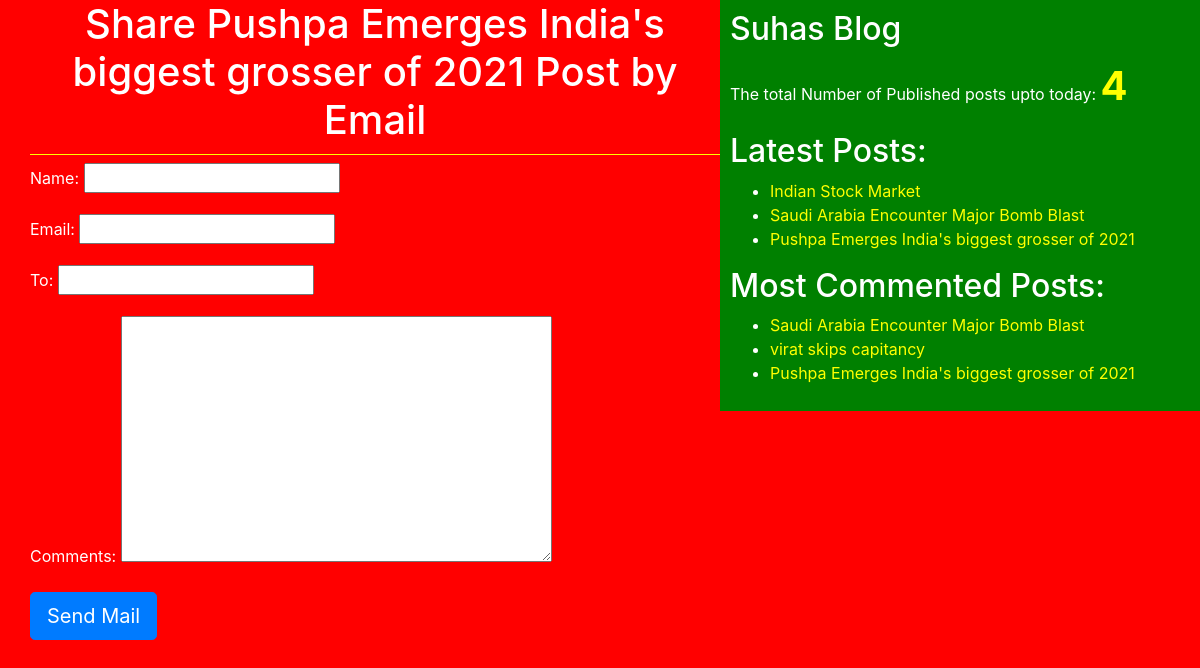
The app's page /2/share/ with its own data.
### testapp/models.py (models this page shows, shortened)
class Post(models.Model):
    STATUS_CHOICES=(('draft','Draft'),('published','Published'))
    title=models.CharField(max_length=250)
    slug=models.SlugField(max_length=400)
    author=models.ForeignKey(User,related_name='blog_posts',on_delete=models.CASCADE)
    body=models.TextField()
    publish=models.DateTimeField(default=timezone.now)
    created=models.DateTimeField(auto_now_add=True)
    updated=models.DateTimeField(auto_now=True)
    status=models.CharField(max_length=10,choices=STATUS_CHOICES,default='draft')
    tags=TaggableManager()
    class Meta:
        ordering=('-publish',)
    def get_absolute_url(self):
        return reverse('blog_detail',args=[self.publish.year,self.publish.strftime('%m'),self.publish.strftime('%d'),self.slug])

### testapp/views.py (the view)
# urls.py: re_path('(?P<id>\d+)/share/$', views.mail_send_view),
def mail_send_view(request,id):
    post=get_object_or_404(Post,id=id,status='published')
    sent=False
    if request.method=='POST':
        form=EmailSendForm(request.POST)
        if form.is_valid():
            cd=form.cleaned_data
            subject='{}({}) Recommends You to read "{}"'.format(cd['name'],cd['email'],post.title)
            post_url=request.build_absolute_uri(post.get_absolute_url())
            message='Read post at:\n {}\n\n{}\s comments:\n{}'.format(post_url,cd['name'],cd['comments'])
            send_mail('subject','message','suhassmtp@gmail.com',[cd['to']])
            sent=True
    else:
        form=EmailSendForm()
    return render(request,'testapp/sharebyemail.html',{'form':form,'post':post,'sent':sent})

### testapp/forms.py
class EmailSendForm(forms.Form):
    name=forms.CharField()
    email=forms.CharField()
    to=forms.CharField()
    comments=forms.CharField(required=False,widget=forms.Textarea)

### testapp/templatetags/blog_tags.py (called while the page is built)
@register.simple_tag(name='my_tag')
def total_posts():
    return Post.objects.count()

@register.inclusion_tag('testapp/latestpost123.html')
def show_latest_posts():
    latest_posts=Post.objects.order_by('-publish')[:3]
    return {'latest_posts':latest_posts}

@register.simple_tag()
def get_most_commented_posts(count=3):
    return Post.objects.annotate(total_comments=Count('comments')).order_by('-total_comments')[:count]

### templates/testapp/sharebyemail.html (shortened to what this page needs)
<!DOCTYPE html>
{%extends 'testapp/base.html'%}
{%load static%}
{%block body_block%}
{%if sent%}
<h1>Email Sent successfull.......!!!</h1>
<h2>Post with title:{{post.title}}</h2>
{%else%}
<h1> Share {{post.title}} Post by Email</h1>
<form  method="post">
  {{form.as_p}}
  <input type="submit" class="btn btn-lg btn-primary" value="Send Mail">
  </form>
{%endif%}
{%endblock%}

### templates/testapp/base.html (shortened to what this page needs)
<!DOCTYPE html>
{%load blog_tags%}
{%load static%}
<html lang="en" dir="ltr">
  <head>
    <link rel="stylesheet" href="https://cdn.jsdelivr.net/npm/bootstrap@4.5.3/dist/css/bootstrap.min.css">
<link rel="stylesheet" href="https://cdn.jsdelivr.net/npm/bootstrap@4.5.3/dist/css/bootstrap.min.css">
<link rel="stylesheet" href="{%static "css/blogstyles.css"%}">
  </head>
  <body>
    <div class="content">
      {%block body_block%}
      {%endblock%}
    </div>
    <div class="sidebar">
        <h2>Suhas Blog</h2>
      <p>The total Number of Published posts upto today: <span id="tag">{%my_tag%}</span></p>
      <h2>Latest Posts:</h2>{%show_latest_posts%}
       <h2>Most Commented Posts:</h2>
       {%get_most_commented_posts as most_commented_posts%}
       <ul>
         {%for post in most_commented_posts%}
         <li><a href="{{post.get_absolute_url}}">{{post.title}}</a></li>
         {%endfor%}
       </ul>
</div>
  </body>
</html>

### templates/testapp/latestpost123.html
<ul>
  {%for post in latest_posts%}
  <li> <a href="{{post.get_absolute_url}}">{{post.title}}</a></li>
  {%endfor%}
</ul>

### static/css/blogstyles.css (style rules this page uses)
.content { width:60%; float:left; padding: 0 0 0 30px; background: red; height: 100%; }
.sidebar { width: 40%; float: right; padding: 10px; background: green; height: 100% }
h1 { text-align: center; border-bottom: 1px solid yellow; padding-bottom: 10px; }
body { color: white; background: red; }
a { color: yellow; }
#tag { font-size: 40px; color:yellow; font-weight: bold; }

### records on screen
Post: title "Pushpa Emerges India's biggest grosser of 2021"
Post: title "Indian Stock Market"
Post: title "Saudi Arabia Encounter Major Bomb Blast"
Post: title "virat skips capitancy"
